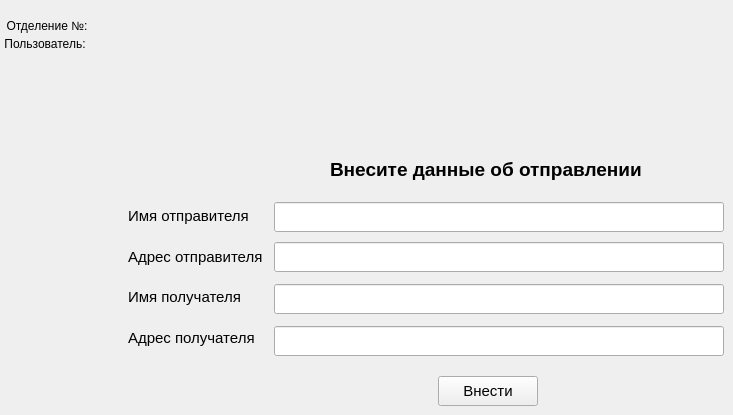
         <widget class="QWidget" name="tab_5">
          <attribute name="title">
           <string>Отправить</string>
          </attribute>
          <widget class="QLabel" name="label_5">
           <property name="geometry">
            <rect>
             <x>330</x>
             <y>154</y>
             <width>327</width>
             <height>30</height>
            </rect>
           </property>
           <property name="font">
            <font>
             <pointsize>14</pointsize>
             <weight>75</weight>
             <bold>true</bold>
            </font>
           </property>
           <property name="text">
            <string>Внесите данные об отправлении </string>
           </property>
          </widget>
          <widget class="QPushButton" name="S2_p1_Button1">
           <property name="geometry">
            <rect>
             <x>438</x>
             <y>376</y>
             <width>100</width>
             <height>30</height>
            </rect>
           </property>
           <property name="font">
            <font>
             <pointsize>11</pointsize>
            </font>
           </property>
           <property name="text">
            <string>Внести</string>
           </property>
           <property name="autoDefault">
            <bool>true</bool>
           </property>
           <property name="default">
            <bool>false</bool>
           </property>
          </widget>
          <widget class="QLineEdit" name="S2_p1_lineEdit1">
           <property name="geometry">
            <rect>
             <x>274</x>
             <y>202</y>
             <width>450</width>
             <height>30</height>
            </rect>
           </property>
           <property name="font">
            <font>
             <pointsize>10</pointsize>
            </font>
           </property>
          </widget>
          <widget class="QLineEdit" name="S2_p1_lineEdit2">
           <property name="geometry">
            <rect>
             <x>274</x>
             <y>242</y>
             <width>450</width>
             <height>30</height>
            </rect>
           </property>
           <property name="font">
            <font>
             <pointsize>10</pointsize>
            </font>
           </property>
          </widget>
          <widget class="QLineEdit" name="S2_p1_lineEdit3">
           <property name="geometry">
            <rect>
             <x>274</x>
             <y>284</y>
             <width>450</width>
             <height>30</height>
            </rect>
           </property>
           <property name="font">
            <font>
             <pointsize>10</pointsize>
            </font>
           </property>
          </widget>
          <widget class="QLineEdit" name="S2_p1_lineEdit4">
           <property name="geometry">
            <rect>
             <x>274</x>
             <y>326</y>
             <width>450</width>
             <height>30</height>
            </rect>
           </property>
           <property name="font">
            <font>
             <pointsize>10</pointsize>
            </font>
           </property>
          </widget>
          <widget class="QLabel" name="S2_label_n1">
           <property name="geometry">
            <rect>
             <x>4</x>
             <y>18</y>
             <width>86</width>
             <height>16</height>
            </rect>
           </property>
           <property name="font">
            <font>
             <pointsize>9</pointsize>
            </font>
           </property>
           <property name="text">
            <string>&lt;center&gt;Отделение №:&lt;/center&gt;</string>
           </property>
          </widget>
          <widget class="QLabel" name="S2_label_n2">
           <property name="geometry">
            <rect>
             <x>2</x>
             <y>36</y>
             <width>86</width>
             <height>16</height>
            </rect>
           </property>
           <property name="font">
            <font>
             <pointsize>9</pointsize>
            </font>
           </property>
           <property name="text">
            <string>&lt;center&gt;Пользователь:&lt;/center&gt;</string>
           </property>
          </widget>
          <widget class="QLabel" name="S2_label_1">
           <property name="geometry">
            <rect>
             <x>102</x>
             <y>18</y>
             <width>173</width>
             <height>16</height>
            </rect>
           </property>
           <property name="font">
            <font>
             <pointsize>9</pointsize>
            </font>
           </property>
           <property name="text">
            <string/>
           </property>
          </widget>
          <widget class="QLabel" name="S2_label_2">
           <property name="geometry">
            <rect>
             <x>102</x>
             <y>36</y>
             <width>173</width>
             <height>16</height>
            </rect>
           </property>
           <property name="font">
            <font>
             <pointsize>9</pointsize>
            </font>
           </property>
           <property name="text">
            <string/>
           </property>
          </widget>
          <widget class="QWidget" name="layoutWidget">
           <property name="geometry">
            <rect>
             <x>128</x>
             <y>198</y>
             <width>135</width>
             <height>157</height>
            </rect>
           </property>
           <layout class="QVBoxLayout" name="verticalLayout_30">
            <item>
             <widget class="QLabel" name="label_6">
              <property name="font">
               <font>
                <pointsize>11</pointsize>
               </font>
              </property>
              <property name="text">
               <string>Имя отправителя</string>
              </property>
             </widget>
            </item>
            <item>
             <widget class="QLabel" name="label_7">
              <property name="font">
               <font>
                <pointsize>11</pointsize>
               </font>
              </property>
              <property name="text">
               <string>Адрес отправителя</string>
              </property>
             </widget>
            </item>
            <item>
             <widget class="QLabel" name="label_8">
              <property name="font">
               <font>
                <pointsize>11</pointsize>
               </font>
              </property>
              <property name="text">
               <string>Имя получателя</string>
              </property>
             </widget>
            </item>
            <item>
             <widget class="QLabel" name="label_9">
              <property name="font">
               <font>
                <pointsize>11</pointsize>
               </font>
              </property>
              <property name="text">
               <string>Адрес получателя</string>
              </property>
             </widget>
            </item>
           </layout>
          </widget>
         </widget>
